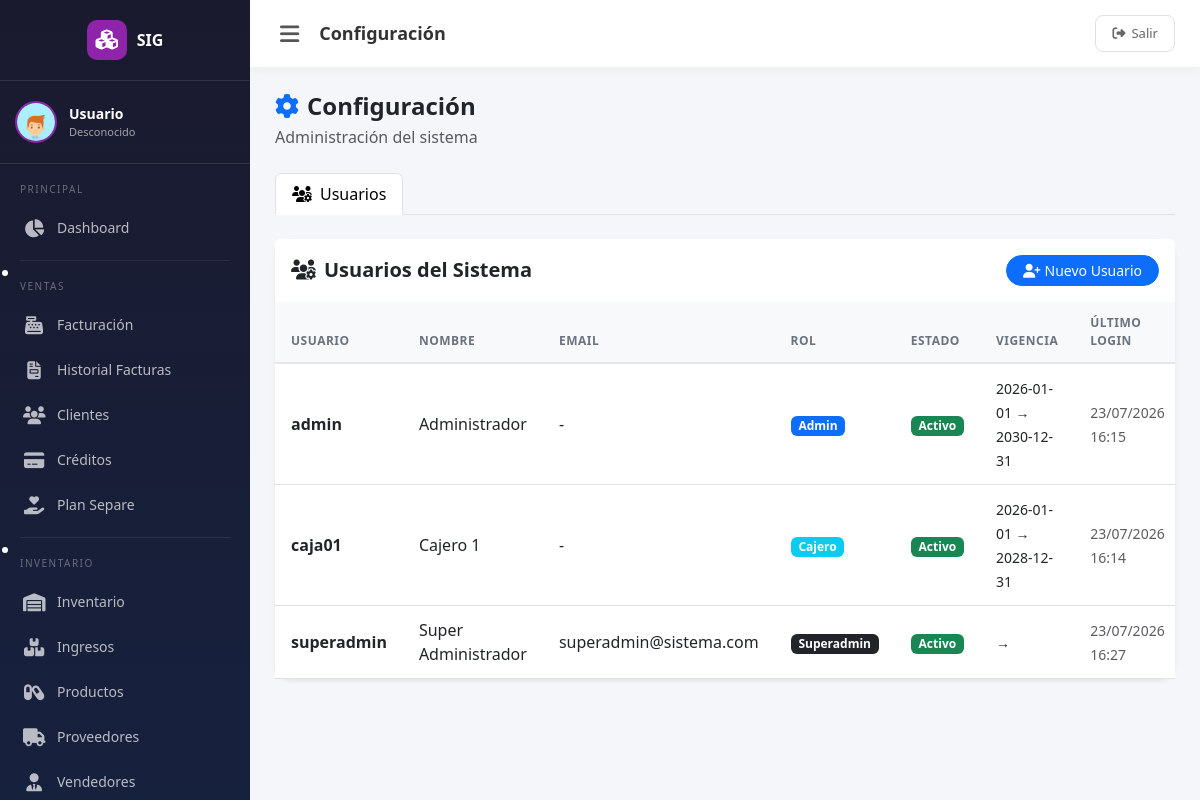
Screenshot of /configuracion (signed in) with the database file from the repository.
### tables this page shows
CREATE TABLE `vb_usuarios` (
  `id_usuario` int(10) UNSIGNED NOT NULL,
  `nombre_usuario` varchar(50) NOT NULL,
  `password_hash` varchar(255) NOT NULL COMMENT 'bcrypt hash',
  `nombre_completo` varchar(150) DEFAULT NULL,
  `email` varchar(100) DEFAULT NULL,
  `tipo` tinyint(1) NOT NULL DEFAULT 1 COMMENT '0=admin, 1=cajero, 2=inventario',
  `imagen` varchar(255) DEFAULT 'assets/img/user.png',
  `fecha_inicial` date DEFAULT NULL COMMENT 'Inicio de vigencia',
  `fecha_final` date DEFAULT NULL COMMENT 'Fin de vigencia',
  `estado` tinyint(1) NOT NULL DEFAULT 1 COMMENT '0=activo, 1=inactivo, 2=bloqueado',
  `intentos_fallidos` tinyint(1) NOT NULL DEFAULT 0,
  `ultimo_login` datetime DEFAULT NULL,
  `token_recuperacion` varchar(100) DEFAULT NULL,
  `created_at` timestamp NOT NULL DEFAULT current_timestamp(),
  `updated_at` timestamp NOT NULL DEFAULT current_timestamp() ON UPDATE current_timestamp()
);

### src/Core/View.php (called while the page is built, shortened)
<?php
class View
{
    private string $viewsPath;
    private static array $globalStaticData = [];
    public function __construct()
    {
        $config = require __DIR__ . '/../config/app.php';
        $this->viewsPath = $config['paths']['views'];
    }
    public static function setGlobal(string $key, mixed $value): void
    {
        self::$globalStaticData[$key] = $value;
    }
    public function render(string $view, array $data = [], ?string $layout = 'main'): string
    {
        $data = array_merge(self::$globalStaticData, $data);
        extract($data, EXTR_SKIP);
        $content = $this->renderView($view, $data);
        return ob_get_clean();
    }
    private function renderView(string $view, array $data): string
    {
        extract($data, EXTR_SKIP);
        $path = $this->getPath($view);
        require $path;
        return ob_get_clean();
    }
    private function getPath(string $view): string
    {
        return $this->viewsPath . str_replace('.', '/', $view) . '.php';
    }
    public static function esc(mixed $value): string
    {
        return htmlspecialchars((string)$value, ENT_QUOTES, 'UTF-8');
    }
}

### src/Controllers/ConfiguracionController.php (called while the page is built, shortened)
<?php
class ConfiguracionController
{
    private Database $db;
    public function __construct()
    {
        $this->db      = Database::getInstance();
    }
    public function index(Request $r): string
    {
        $tab = $r->get('tab', '');
        $tabsPermisos = [
            'empresa'  => 'configuracion.empresa',
            'fe'       => 'configuracion.fe.ver',
            'rangos'   => 'configuracion.rangos.ver',
            'usuarios' => 'configuracion.usuarios',
        ];
        if (empty($tab) || !isset($tabsPermisos[$tab]) || !\SIG\Middleware\RoleMiddleware::hasPermission($tabsPermisos[$tab])) {
            foreach ($tabsPermisos as $t => $p) {
                if (\SIG\Middleware\RoleMiddleware::hasPermission($p)) {
                    $tab = $t;
                    break;
                }
            }
        }
        $data = [
            'title'  => 'Configuración',
            'tab'    => $tab,
        ];
        switch ($tab) {
            case 'usuarios':
                $data['usuarios'] = $this->db->select(
                    "SELECT id_usuario, nombre_usuario, nombre_completo, email, tipo,
                            estado, fecha_inicial, fecha_final, ultimo_login, intentos_fallidos
                     FROM vb_usuarios ORDER BY nombre_usuario"
                );
                break;
        }
        $view = new View();
        return $view->render('configuracion/index', $data);
    }
}

### src/Core/Router.php (called while the page is built, shortened)
<?php
class Router
{
    private array $routes = [];
    private string $prefix = '';
    private function addRoute(string $method, string $pattern, $handler, array $middleware): void
    {
        $pattern = $this->prefix . $pattern;
        $regex = preg_replace('/\{([a-zA-Z_]+)\}/', '(?P<$1>[^/]+)', $pattern);
        $regex = '#^' . $regex . '$#';
        $this->routes[] = [
            'method'     => $method,
            'pattern'    => $pattern,
            'regex'      => $regex,
            'handler'    => $handler,
            'middleware' => $middleware,
        ];
    }
    public function resolve(Request $request): mixed
    {
        $method = $request->getMethod();
        $uri    = $request->getUri();
        foreach ($this->routes as $route) {
            if ($route['method'] !== $method) {
                continue;
            }
            if (preg_match($route['regex'], $uri, $matches)) {
                $params = array_filter($matches, 'is_string', ARRAY_FILTER_USE_KEY);
                $request->setParams($params);
                return $this->executeHandler($route['handler'], $request);
            }
        }
        return $this->handleNotFound($request);
    }
    private function executeHandler($handler, Request $request): mixed
    {
        if (is_string($handler) && str_contains($handler, '@')) {
            [$controller, $method] = explode('@', $handler);
            $instance = new $controller();
            return $instance->$method($request);
        }
        throw new RuntimeException('Handler de ruta inválido');
    }
}

### src/Core/Session.php (called while the page is built, shortened)
<?php
class Session
{
    private static ?Session $instance = null;
    public static function getInstance(): self
    {
        if (self::$instance === null) {
            self::$instance = new self();
        }
        return self::$instance;
    }
    public function getUserType(): ?int
    {
        return $_SESSION['user_tipo'] ?? null;
    }
}

### src/Middleware/RoleMiddleware.php (called while the page is built, shortened)
<?php
class RoleMiddleware
{
    public static function hasPermission(string $permiso): bool
    {
        $roles = require __DIR__ . '/../config/roles.php';
        $session = Session::getInstance();
        $userTipo = $session->getUserType();
        $permisos = $roles['permisos'][$permiso] ?? [];
        return in_array($userTipo, $permisos);
    }
}

### src/Core/Request.php (called while the page is built, shortened)
<?php
class Request
{
    private array $server    = [];
    private string $basePath = '';
    public function __construct()
    {
        $this->server = $_SERVER;
        $this->basePath = $this->detectBasePath();
    }
    private function detectBasePath(): string
    {
        $scriptName = $this->server['SCRIPT_NAME'] ?? '';
        $dir = dirname($scriptName);
        return ($dir === '/' || $dir === '\\') ? '' : $dir;
    }
    public function getBasePath(): string
    {
        return $this->basePath;
    }
    private function sanitizeArray(array $data): array
    {
        $result = [];
        return $result;
    }
}

### src/Core/Database.php (called while the page is built, shortened)
<?php
class Database
{
    private static ?Database $instance = null;
    private ?PDO $pdo = null;
    private array $config;
    private function __construct()
    {
        $this->config = require __DIR__ . '/../config/database.php';
    }
    public static function getInstance(): self
    {
        if (self::$instance === null) {
            self::$instance = new self();
        }
        return self::$instance;
    }
    private function connect(): void
    {
        try {
            $dsn = sprintf(
                'mysql:host=%s;port=%s;dbname=%s;charset=%s',
                $this->config['host'],
                $this->config['port'],
                $this->config['db_name'],
                $this->config['charset']
            );
            $this->pdo = new PDO(
                $dsn,
                $this->config['username'],
                $this->config['password'],
                $this->config['options']
            );
            $this->pdo->exec("SET time_zone = '-05:00'");
            $this->pdo->exec("SET NAMES 'utf8mb4' COLLATE 'utf8mb4_unicode_ci'");
        } catch (PDOException $e) {
            throw new RuntimeException('Error de conexión a la base de datos: ' . $e->getMessage());
        }
    }
    public function getConnection(): PDO
    {
        return $this->pdo;
    }
    public function select(string $sql, array $params = []): array
    {
        $stmt = $this->execute($sql, $params);
        return $stmt->fetchAll();
    }
    public function execute(string $sql, array $params = []): \PDOStatement
    {
        $pdo = $this->getConnection();
        $stmt = $pdo->prepare($sql);
        $stmt->execute($params);
        return $stmt;
    }
}

### src/config/database.php (called while the page is built)
<?php
return [
    'host'     => getenv('DB_HOST') ?: 'localhost',
    'port'     => getenv('DB_PORT') ?: '3306',
    'db_name'  => getenv('DB_NAME') ?: 'inventario_ventas',
    'username' => getenv('DB_USER') ?: 'root',
    'password' => getenv('DB_PASS') ?: '',
    'charset'  => 'utf8mb4',
    'options'  => [
        PDO::ATTR_ERRMODE            => PDO::ERRMODE_EXCEPTION,
        PDO::ATTR_DEFAULT_FETCH_MODE => PDO::FETCH_ASSOC,
        PDO::ATTR_EMULATE_PREPARES   => false,
    ],
];

### public/views/configuracion/index.php (the view, shortened to what this page needs)
<div class="row">
    <div class="col-12">
        <div class="d-flex align-items-center justify-content-between mb-4">
            <div>
                <h4 class="fw-bold mb-1"><i class="fas fa-cog text-primary me-2"></i>Configuración</h4>
                <p class="text-muted mb-0">Administración del sistema</p>
            </div>
        </div>
    </div>
</div>
<ul class="nav nav-tabs mb-4" id="configTabs">
    <?php if (\SIG\Middleware\RoleMiddleware::hasPermission('configuracion.usuarios')): ?>
    <li class="nav-item">
        <a class="nav-link <?= $tab === 'usuarios' ? 'active' : '' ?>" href="<?= $basePath ?>/configuracion?tab=usuarios">
            <i class="fas fa-users-cog me-2"></i>Usuarios
        </a>
    </li>
    <?php endif; ?>
</ul>
<?php if ($tab === 'empresa'): ?>
<div class="card border-0 shadow-sm">
    <div class="card-header bg-white border-0 py-3">
        <h5 class="fw-bold mb-0"><i class="fas fa-building me-2"></i>Datos de la Empresa</h5>
    </div>
    <div class="card-body">
        <form id="formEmpresa">
            <div class="row g-3">
                <div class="col-md-4">
                    <label class="form-label fw-semibold">NIT</label>
                    <input type="text" class="form-control" name="nit" value="<?= \SIG\Core\View::esc($empresa['nit'] ?? '') ?>">
                </div>
                <div class="col-md-8">
                    <label class="form-label fw-semibold">Razón Social</label>
                    <input type="text" class="form-control" name="nombre" value="<?= \SIG\Core\View::esc($empresa['nombre'] ?? '') ?>">
                </div>
                <div class="col-md-8">
                    <label class="form-label fw-semibold">Dirección</label>
                    <input type="text" class="form-control" name="direccion" value="<?= \SIG\Core\View::esc($empresa['direccion'] ?? '') ?>">
                </div>
                <div class="col-md-4">
                    <label class="form-label fw-semibold">Teléfono</label>
                    <input type="text" class="form-control" name="telefono" value="<?= \SIG\Core\View::esc($empresa['telefono'] ?? '') ?>">
                </div>
                <div class="col-md-6">
                    <label class="form-label fw-semibold">Email</label>
                    <input type="email" class="form-control" name="email" value="<?= \SIG\Core\View::esc($empresa['email'] ?? '') ?>">
                </div>
                <div class="col-12">
                    <hr class="my-2">
                    <div class="form-check form-switch form-check-lg">
                        <input class="form-check-input" type="checkbox" name="mostrar_fe" id="chkMostrarFE" value="1" <?= ($empresa['mostrar_fe'] ?? 1) ? 'checked' : '' ?>>
                        <label class="form-check-label fw-semibold" for="chkMostrarFE">
                            <i class="fas fa-cloud-upload-alt text-info me-1"></i>
                            Mostrar botón de <strong>Factura Electrónica</strong> en el POS
                        </label>
                        <br><small class="text-muted">Si desactivas esta opción, los usuarios no verán el botón de factura electrónica al facturar. Solo aplica si el negocio no requiere facturación electrónica DIAN.</small>
                    </div>
                </div>
            </div>
            <div class="mt-4">
                <button type="submit" class="btn btn-primary px-4"><i class="fas fa-save me-2"></i>Guardar</button>
            </div>
        </form>
    </div>
</div>
<?php elseif ($tab === 'usuarios'): ?>
<div class="card border-0 shadow-sm">
    <div class="card-header bg-white border-0 py-3 d-flex justify-content-between align-items-center">
        <h5 class="fw-bold mb-0"><i class="fas fa-users-cog me-2"></i>Usuarios del Sistema</h5>
        <button class="btn btn-primary btn-sm rounded-pill px-3" data-bs-toggle="modal" data-bs-target="#modalUsuario">
            <i class="fas fa-user-plus me-1"></i>Nuevo Usuario
        </button>
    </div>
    <div class="card-body p-0">
        <div class="table-responsive">
            <table class="table table-hover align-middle mb-0">
                <thead class="table-light">
                    <tr><th>Usuario</th><th>Nombre</th><th>Email</th><th>Rol</th><th>Estado</th><th>Vigencia</th><th>Último Login</th><th style="width:80px">Acciones</th></tr>
                </thead>
                <tbody>
                    <?php foreach ($usuarios ?? [] as $u):
                        $roles = [0 => 'Admin', 1 => 'Cajero', 2 => 'Inventario', 3 => 'Superadmin'];
                        $rolClass = [0 => 'primary', 1 => 'info', 2 => 'secondary', 3 => 'dark'];
                        $estados = [0 => 'Activo', 1 => 'Inactivo', 2 => 'Bloqueado'];
                        $estadoClass = [0 => 'success', 1 => 'warning', 2 => 'danger'];
                    ?>
                    <tr>
                        <td><strong><?= \SIG\Core\View::esc($u['nombre_usuario']) ?></strong></td>
                        <td><?= \SIG\Core\View::esc($u['nombre_completo'] ?: '-') ?></td>
                        <td><?= \SIG\Core\View::esc($u['email'] ?: '-') ?></td>
                        <td><span class="badge bg-<?= $rolClass[$u['tipo']] ?? 'secondary' ?>"><?= $roles[$u['tipo']] ?? '?' ?></span></td>
                        <td><span class="badge bg-<?= $estadoClass[$u['estado']] ?? 'secondary' ?>"><?= $estados[$u['estado']] ?? '?' ?></span></td>
                        <td><small><?= $u['fecha_inicial'] ?> → <?= $u['fecha_final'] ?></small></td>
                        <td><small class="text-muted"><?= $u['ultimo_login'] ? date('d/m/Y H:i', strtotime($u['ultimo_login'])) : 'Nunca' ?></small></td>
                    </tr>
                    <?php endforeach; ?>
                </tbody>
            </table>
        </div>
    </div>
</div>
<?php endif; ?>

### rows the page displays
vb_usuarios: nombre_usuario "admin", nombre_completo "Administrador", email "-", tipo "Admin", estado "Activo", fecha_inicial "2026-01-01", fecha_final "2030-12-31", ultimo_login "23/07/2026 16:15"
vb_usuarios: nombre_usuario "caja01", nombre_completo "Cajero 1", email "-", tipo "Cajero", estado "Activo", fecha_inicial "2026-01-01", fecha_final "2028-12-31", ultimo_login "23/07/2026 16:14"
vb_usuarios: nombre_usuario "superadmin", nombre_completo "Super Administrador", email "superadmin@sistema.com", tipo "Superadmin", estado "Activo", ultimo_login "23/07/2026 16:27"

### other values shown
$roles[$userTipo ?? 99] "Desconocido"
